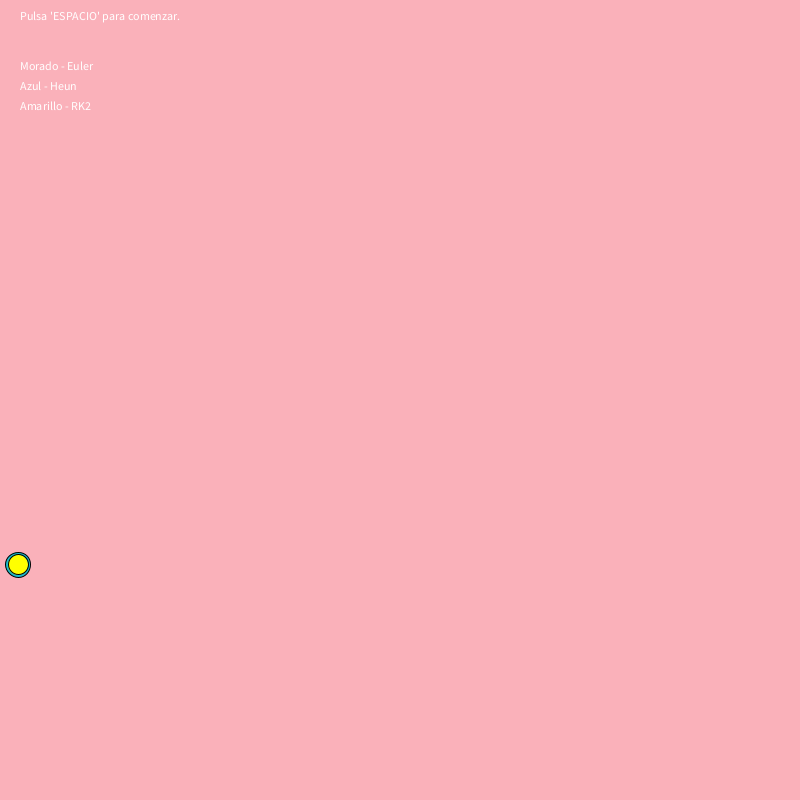
Frame 1 (no input)
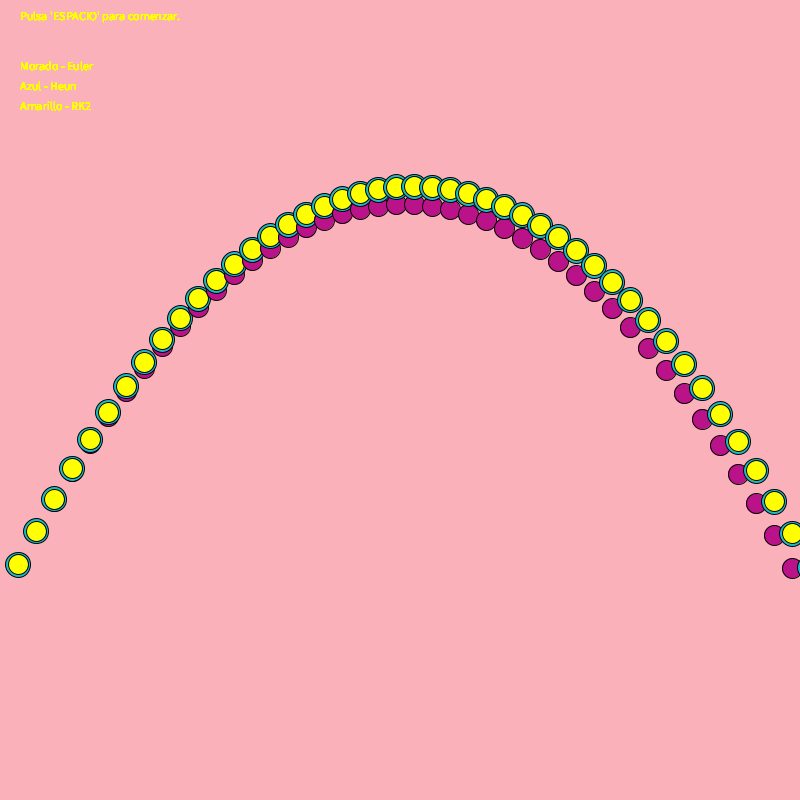
Frame 60 (the mouse pressed at the canvas centre just before this capture)
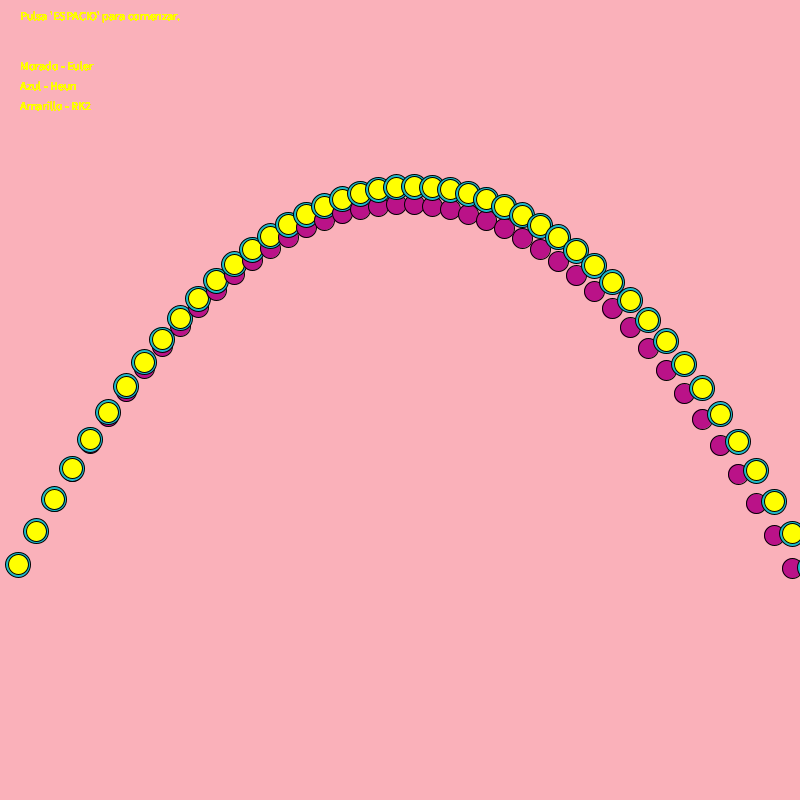
Frame 120 (the mouse held since frame 60 and released just before this capture)

The Processing sketch that drew these frames (run headless with seeded random() and noise(); from frame 60 on, the mouse is pressed at the canvas centre):

// Processing sketch: processing_150706
// ── processing_150706.pde

// Tiro parabólico - Alina Honhala

//EULER
PVector v_eu=new PVector(45,-90);
PVector p_eu=new PVector(0,600);

//HEUN
PVector v_heun=new PVector(45,-90);
PVector v_heun2=new PVector(0,0); //Velocidad anterior
PVector p_heun=new PVector(0,600);

//RK2
PVector v_rk=new PVector(45,-90);
PVector v_rkm=new PVector(0,0); //Velocidad en el pto medio
PVector p_rk=new PVector(0,600);

//Gravedad (eje y = 9.8), masa de las bolas y diferencial de tiempo
PVector g = new PVector(0,9.8);
float m=1.0;
float dt=0.4;

boolean iniciar = false;

void setup(){
  background(250,177,186);
  size(800,800);
  smooth();
  
}

void draw()
{
   text ("Pulsa 'ESPACIO' para comenzar.", 20, 20);
   text ("Morado - Euler", 20, 70);
   text ("Azul - Heun", 20, 90);
   text ("Amarillo - RK2", 20, 110);
  // Fuerza = masa * aceleración | F(gravedad) = m * g
  /* Entonces: g = F/m -> g = (m*a)/m -> g = a 
     Por lo que utilizamos 'g' como aceleración en el cálculo de la velocidad
     V = V + A · ∆(t) */
  
  
  //EULER | y(i+1) = y(i) + f(xi, yi) * dt
  /*Para que sea más estable, estimamos la velocidad antes de 
  calcular la posición: Euler semi implícito*/
  v_eu.x = v_eu.x + g.x * dt;
  v_eu.y = v_eu.y + g.y * dt;
  
  p_eu.x = p_eu.x + v_eu.x * dt;
  p_eu.y = p_eu.y + v_eu.y * dt;
  
  
  //HEUN | yº(i+1) = yi + f(xi, yi)*dt
  v_heun2.x = v_heun.x;
  v_heun2.y = v_heun.y;
  
  v_heun.x = v_heun.x + g.x * dt;
  v_heun.y = v_heun.y + g.y * dt;
  
  p_heun.x = p_heun.x + ((v_heun.x + v_heun2.x) / 2) * dt;
  p_heun.y = p_heun.y + ((v_heun.y + v_heun2.y) / 2) * dt;
  
  
  //RK2 | (derivada en pto. medio)
  /* f(pto medio) = f(xi, yi) + [f'(xi, yi)/2] * dt
     y(i+1) = yi + f(pto medio) * dt
  */
  v_rkm.x = v_rk.x + (g.x*dt)/2;
  v_rkm.y = v_rk.y + (g.y*dt)/2;
  
  v_rk.x = v_rk.x + g.x * dt;
  v_rk.y = v_rk.y + g.y * dt;
  
  p_rk.x = p_rk.x + v_rkm.x * dt;
  p_rk.y = p_rk.y + v_rkm.y * dt; 


  //Dibujo de las bolas
  
  pushMatrix(); //Euler - morado
  translate(p_eu.x, p_eu.y);
  fill(186,18,136);
  ellipse(0,0,20,20);
  popMatrix();
  
  pushMatrix(); //Heun - azul
  translate(p_heun.x, p_heun.y);
  fill(27,187,205);
  ellipse(0,0,25,25); //aumentamos el tamaño para que se vea por debajo de Rk2
  popMatrix();
  
  pushMatrix(); //Rk2 - amarillo 
  translate(p_rk.x, p_rk.y);
  fill(255,255,0);
  ellipse(0,0,20,20);
  popMatrix();
  
}


void keyPressed(){
   if(key == ' '){ //Inicializamos
     //EULER
    v_eu=new PVector(45,-90);
    p_eu=new PVector(0,600);

    //HEUN
    v_heun=new PVector(45,-90);
    v_heun2=new PVector(0,0); //Velocidad anterior
    p_heun=new PVector(0,600);

    //RK2
    v_rk=new PVector(45,-90);
    v_rkm=new PVector(0,0); //Velocidad en el pto medio
    p_rk=new PVector(0,600);
    
    setup();
   }
}
